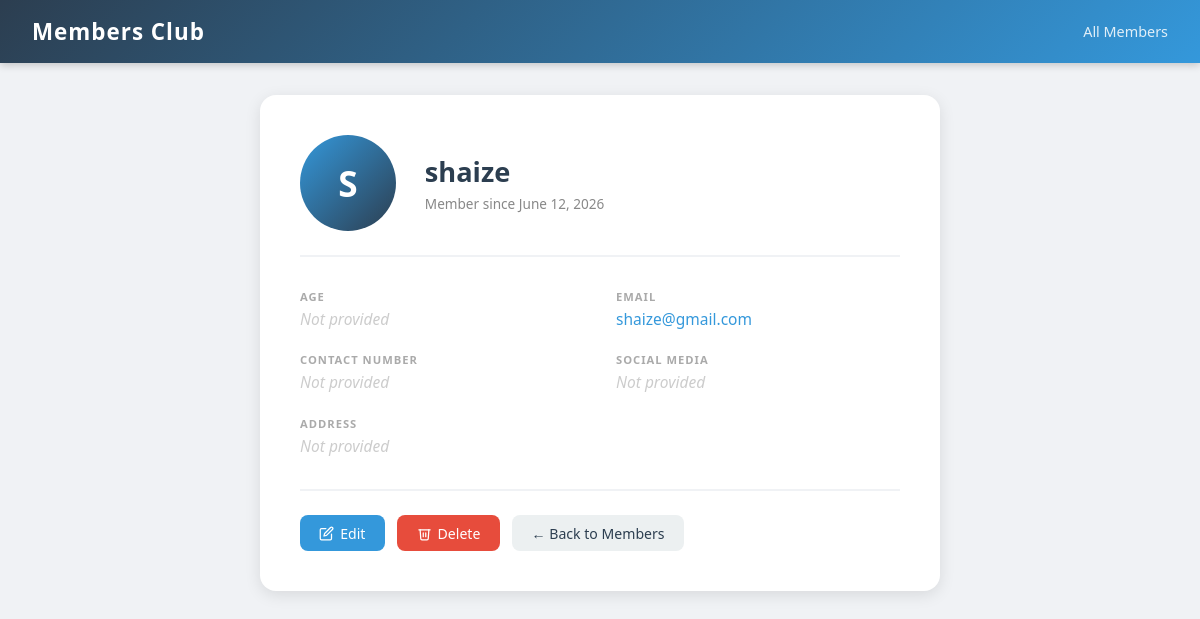
/members/6/, run on the app's committed database.
### members/models.py (models this page shows, shortened)
class Member(models.Model):
    name = models.CharField(max_length=100)
    age = models.PositiveIntegerField(null=True, blank=True)
    email = models.EmailField(unique=True)
    address = models.TextField(blank=True)
    contact_number = models.CharField(max_length=20, blank=True, validators=[validate_contact_number])
    is_active = models.BooleanField(default=True)
    social_media_url = models.URLField(blank=True)
    profile_image = models.ImageField(upload_to='profile_images/', null=True, blank=True)
    created_at = models.DateTimeField(auto_now_add=True)
    class Meta:
        ordering = ['-created_at']

### members/views.py (the view)
# urls.py: path('members/<int:pk>/', views.member_detail_view, name='member_detail_view'),
def member_detail_view(request, pk):
    member = Member.objects.filter(pk=pk).first()
    if member is None:
        return redirect('members')
    return render(request, 'details.html', {'mymember': member})

### members/templates/details.html (shortened to what this page needs)
{% extends "master.html" %}
{% block content %}
<div class="container">
  <div class="detail-card">
    <div class="detail-header">
      {% if mymember.profile_image %}
        <!--
          MEDIA FILES in Django
          ──────────────────────
          profile_image is an ImageField.  .url returns the full URL
          based on MEDIA_URL in settings.py  (e.g. /media/profile_images/photo.jpg).
          The actual file lives in MEDIA_ROOT on disk.
        -->
        <img src="{{ mymember.profile_image.url }}" alt="{{ mymember.name }}" class="detail-avatar">
      {% else %}
        <div class="detail-avatar-placeholder" data-name="{{ mymember.name }}">
          {{ mymember.name|first|upper }}
        </div>
      {% endif %}
      <div class="detail-header-info">
        <h2>{{ mymember.name }}</h2>
        <p>Member since {{ mymember.created_at|date:"F j, Y" }}</p>
      </div>
    </div>
    <div class="detail-fields">
      <div class="field-group">
        <span class="field-label">Age</span>
        <span class="field-value {% if not mymember.age %}empty{% endif %}">
          {% if mymember.age %}{{ mymember.age }} years{% else %}Not provided{% endif %}
        </span>
      </div>
      <div class="field-group">
        <span class="field-label">Email</span>
        <span class="field-value">
          <a href="mailto:{{ mymember.email }}">{{ mymember.email }}</a>
        </span>
      </div>
      <div class="field-group">
        <span class="field-label">Contact Number</span>
        <span class="field-value {% if not mymember.contact_number %}empty{% endif %}">
          {% if mymember.contact_number %}
            <a href="tel:{{ mymember.contact_number }}">{{ mymember.contact_number }}</a>
          {% else %}
            Not provided
          {% endif %}
        </span>
      </div>
      <div class="field-group">
        <span class="field-label">Social Media</span>
        <span class="field-value {% if not mymember.social_media_url %}empty{% endif %}">
          {% if mymember.social_media_url %}
            <a href="{{ mymember.social_media_url }}" target="_blank" rel="noopener noreferrer">
              {{ mymember.social_media_url }}
            </a>
          {% else %}
            Not provided
          {% endif %}
        </span>
      </div>
      <div class="field-group full-width">
        <span class="field-label">Address</span>
        <span class="field-value {% if not mymember.address %}empty{% endif %}">
          {% if mymember.address %}{{ mymember.address }}{% else %}Not provided{% endif %}
        </span>
      </div>
    </div>
    <div class="detail-actions">
      <a href="{% url 'member_update' mymember.id %}" class="btn btn-primary">
        <svg width="15" height="15" viewBox="0 0 24 24" fill="none"
             stroke="currentColor" stroke-width="2" stroke-linecap="round" stroke-linejoin="round">
          <path d="M11 4H4a2 2 0 0 0-2 2v14a2 2 0 0 0 2 2h14a2 2 0 0 0 2-2v-7"/>
          <path d="M18.5 2.5a2.121 2.121 0 0 1 3 3L12 15l-4 1 1-4 9.5-9.5z"/>
        </svg>
        Edit
      </a>
      <form method="post" action="{% url 'member_delete' mymember.id %}"
            onsubmit="return confirmDelete('{{ mymember.name }}')">
        <button type="submit" class="btn btn-danger">
          <svg width="15" height="15" viewBox="0 0 24 24" fill="none"
               stroke="currentColor" stroke-width="2" stroke-linecap="round" stroke-linejoin="round">
            <polyline points="3 6 5 6 21 6"/>
            <path d="M19 6l-1 14a2 2 0 0 1-2 2H8a2 2 0 0 1-2-2L5 6"/>
            <path d="M10 11v6M14 11v6"/>
          </svg>
          Delete
        </button>
      </form>
      <a href="{% url 'members' %}" class="btn btn-secondary">&#8592; Back to Members</a>
    </div>
  </div>
</div>
{% endblock %}

### members/static/members/css/style.css (style rules this page uses)
* { margin: 0; padding: 0; box-sizing: border-box; }
body { font-family: 'Segoe UI', Tahoma, Geneva, Verdana, sans-serif; background: #f0f2f5; color: #333; min-height: 100vh; }
.container { max-width: 1100px; margin: 2rem auto; padding: 0 1.5rem; }
.detail-card { background: white; border-radius: 16px; padding: 2.5rem; box-shadow: 0 4px 16px rgba(0, 0, 0, 0.1); max-width: 680px; margin: 0 auto; }
.detail-header { display: flex; align-items: center; gap: 1.8rem; margin-bottom: 2rem; padding-bottom: 1.5rem; border-bottom: 2px solid #f0f2f5; }
.detail-avatar-placeholder { width: 96px; height: 96px; border-radius: 50%; background: linear-gradient(135deg, #3498db, #2c3e50); display: flex; align-items: center; justify-content: center; color: white; font-size: 2.2rem; font-weight: 700; flex-shrink: 0; user-select: none; }
.detail-header-info h2 { font-size: 1.7rem; color: #2c3e50; }
.detail-header-info p { color: #888; font-size: 0.85rem; margin-top: 4px; }
.detail-fields { display: grid; grid-template-columns: 1fr 1fr; gap: 1.4rem 2rem; }
.field-group { display: flex; flex-direction: column; gap: 4px; }
.field-group.full-width { grid-column: 1 / -1; }
.field-label { font-size: 0.7rem; font-weight: 700; text-transform: uppercase; letter-spacing: 1px; color: #aaa; }
.field-value { font-size: 0.97rem; color: #2c3e50; word-break: break-word; }
.field-value a { color: #3498db; text-decoration: none; }
.field-value.empty { color: #ccc; font-style: italic; }
.detail-actions { margin-top: 2rem; padding-top: 1.5rem; border-top: 2px solid #f0f2f5; display: flex; gap: 0.8rem; align-items: center; flex-wrap: wrap; }
.btn { padding: 0.55rem 1.2rem; border-radius: 8px; border: none; cursor: pointer; font-size: 0.88rem; font-weight: 500; text-decoration: none; display: inline-flex; align-items: center; gap: 6px; transition: all 0.2s; font-family: inherit; }
.btn-primary { background: #3498db; color: white; }
.btn-danger { background: #e74c3c; color: white; }
.btn-secondary { background: #ecf0f1; color: #2c3e50; }

### data on the page
Member: name|first "S", name "shaize", created_at "June 12, 2026", email "shaize@gmail.com"
